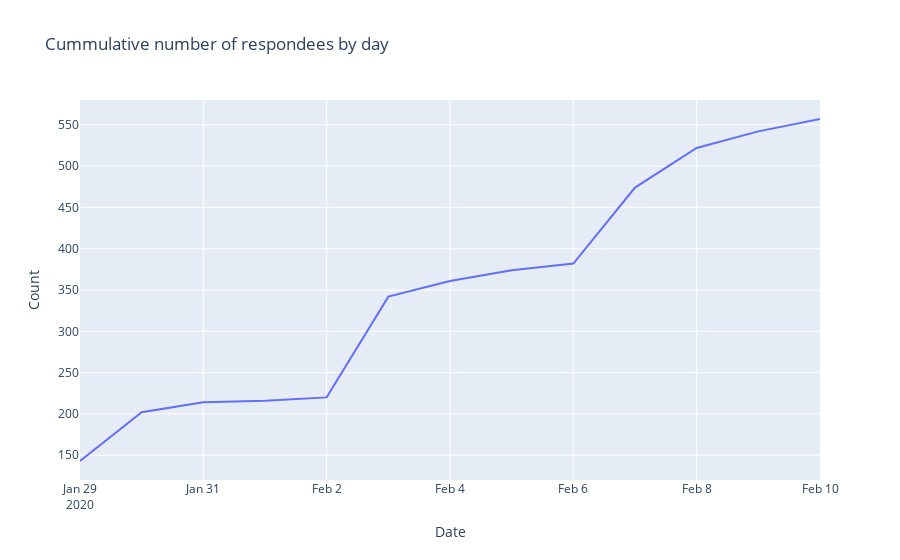

Notebook code for this chart:
### Code cell
eda.plot_date_count()

### Figure 1 — Plotly figure (JSON) as saved in the notebook; plotly's stock layout.template omitted (floating-point values rounded to 4 significant figures)
{"data": [{"customdata": [[143], [202], [214], [216], [220], [342], [361], [374], [382], [474], [522], [542], [557]], "hoverlabel": {"namelength": 0}, "hovertemplate": "Date=%{x}<br>Count=%{customdata[0]}", "legendgroup": "", "line": {"color": "#636efa", "dash": "solid"}, "mode": "lines", "name": "", "showlegend": false, "type": "scatter", "x": ["2020-01-29", "2020-01-30", "2020-01-31", "2020-02-01", "2020-02-02", "2020-02-03", "2020-02-04", "2020-02-05", "2020-02-06", "2020-02-07", "2020-02-08", "2020-02-09", "2020-02-10"], "xaxis": "x", "y": [143, 202, 214, 216, 220, 342, 361, 374, 382, 474, 522, 542, 557], "yaxis": "y"}], "layout": {"legend": {"tracegroupgap": 0}, "title": {"text": "Cummulative number of respondees by day"}, "xaxis": {"anchor": "y", "domain": [0, 1], "title": {"text": "Date"}}, "yaxis": {"anchor": "x", "domain": [0, 1], "title": {"text": "Count"}}}}
